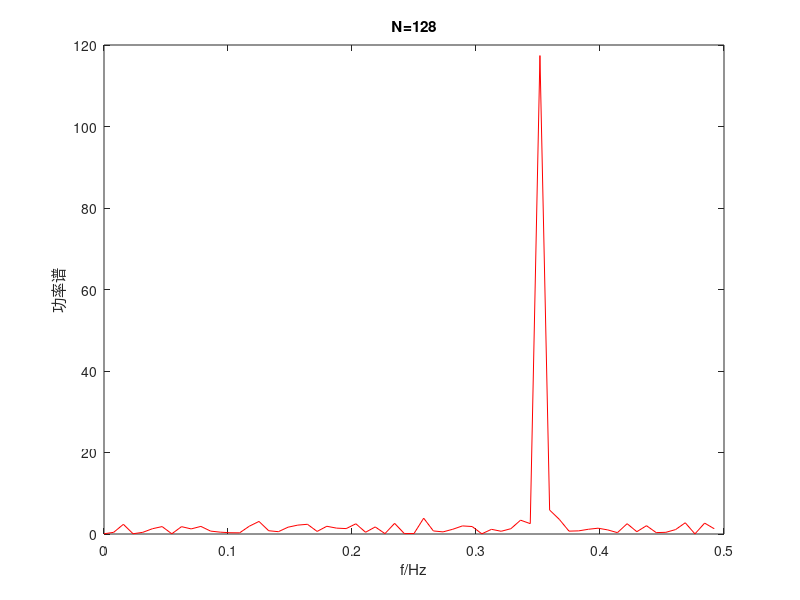

The MATLAB script that drew this image:
%%
%start
clear
clc
load noise.mat
A1=0.2;A2=2;f1=0.32;f2=0.35;fs=1;N=1024;T=1/fs;
noise=noise(1:1:N);
N2=128;
t2=0:1:N2-1;
%%
%sample
x2=A1*cos(2*pi*f1*t2)+A2*cos(2*pi*f2*t2)+noise(t2+1);
%%
%calculate
S2=abs(fft(x2)).^2/N2;
%%
%pic
plot(t2(1:0.5*N2)/N2,S2(1:0.5*N2),'r');
title('N=128');
xlabel('f/Hz');ylabel('功率谱');